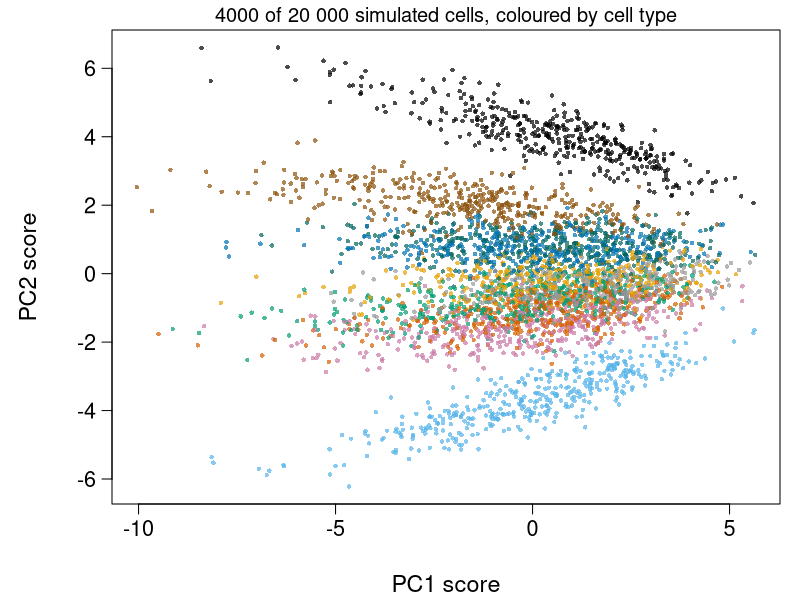
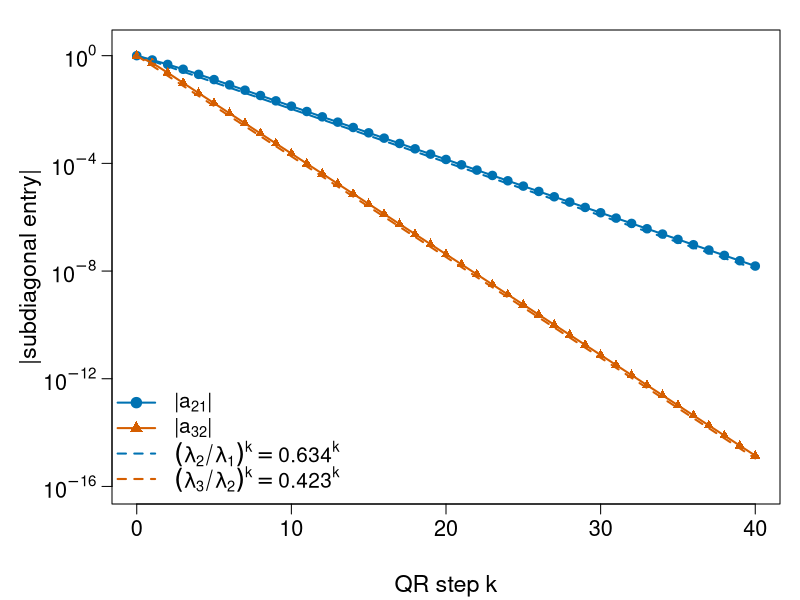
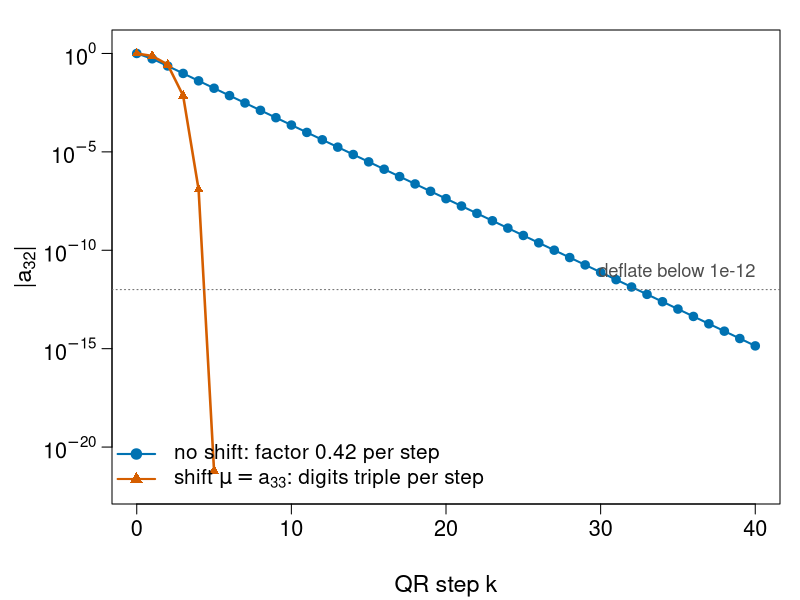
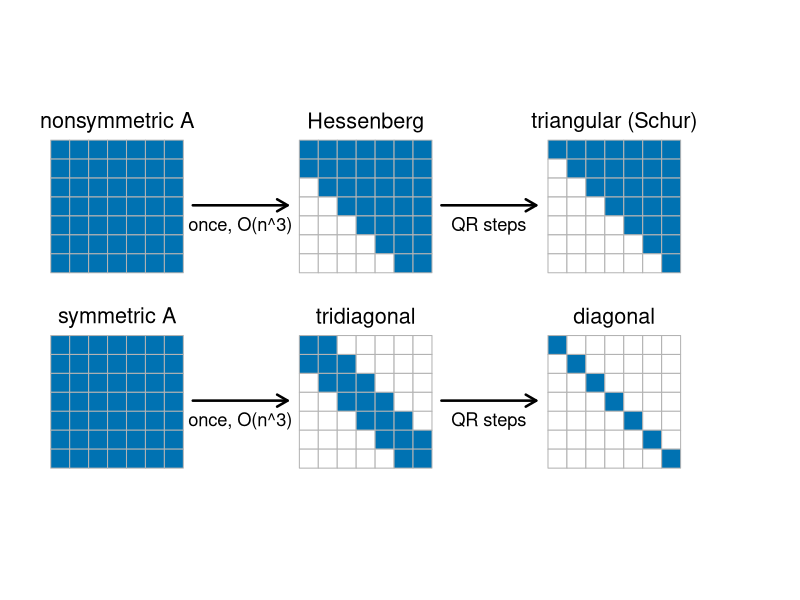
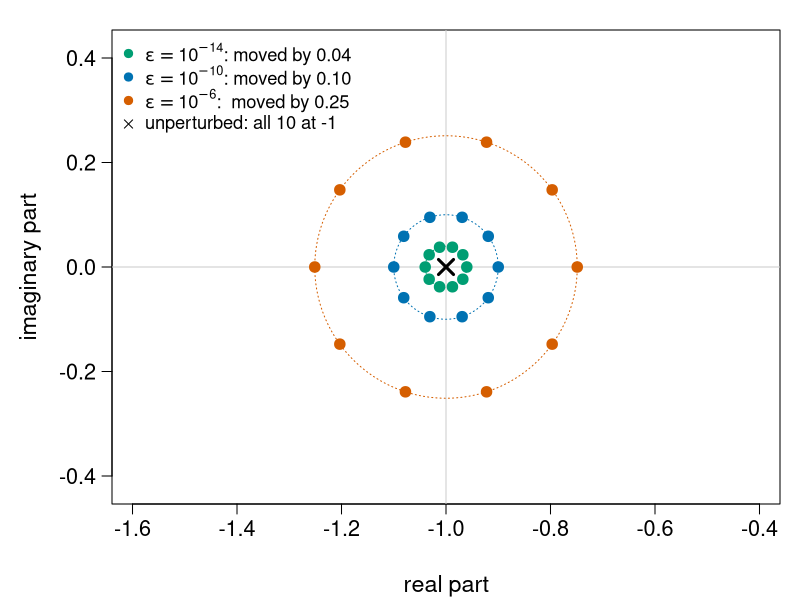
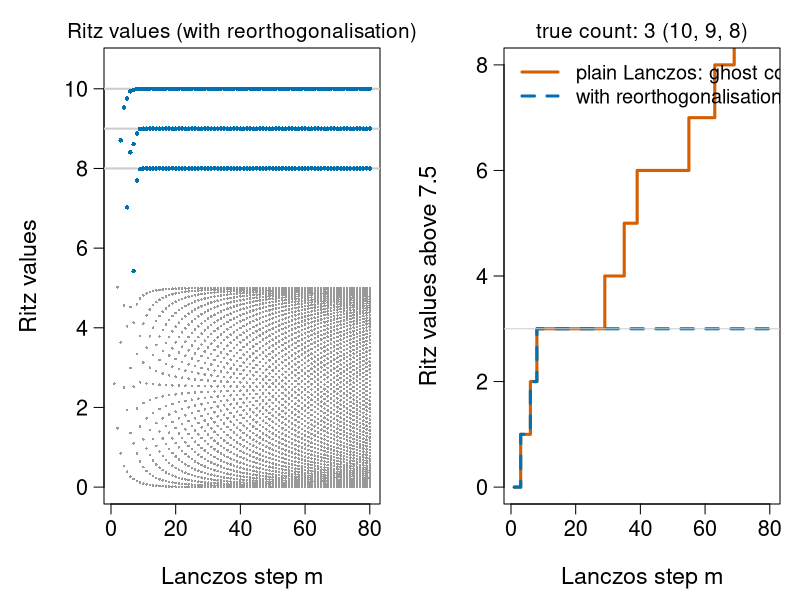
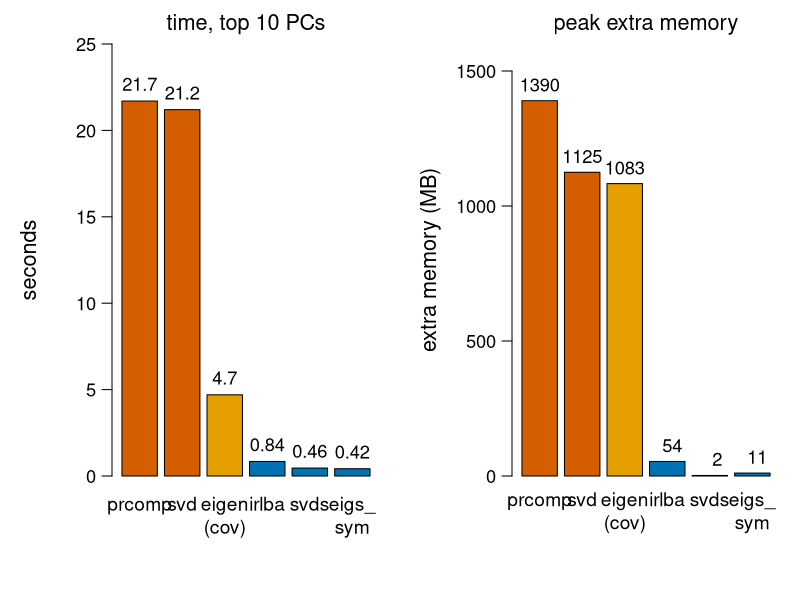

These figures' R source, in order:
# Figures for the eigen-algorithms/ unit ("How eigen() works, and big problems").
#
# Re-run by hand from this folder (it is NOT run by `quarto render`):
#   cd eigen-algorithms && Rscript make-eigen-algorithms-figs.R
#
# Base R graphics only (grDevices::svg) plus the Matrix and irlba packages.
# Colours are Okabe-Ito (colour-blind safe). Makes:
#   fig01-pca-cells.svg       PC1 vs PC2 of the simulated 20 000-cell matrix
#   fig02-qr-convergence.svg  subdiagonal entries of the QR algorithm vs (lambda ratio)^k
#   fig03-shifts.svg          last subdiagonal entry: unshifted vs shifted QR
#   fig04-structure.svg       full -> Hessenberg -> triangular; symmetric -> tridiagonal -> diagonal
#   fig05-sensitivity.svg     eigenvalues of a perturbed transit-compartment chain
#   fig06-lanczos.svg         Ritz values against Lanczos step, with and without reorthogonalisation
#   fig07-pca-cost.svg        time and extra memory of full and truncated PCA (measured numbers)
#
# fig07 uses timings measured once (single-threaded OpenBLAS, R 4.6, one desktop
# machine; /usr/bin/time for peak memory). They are typed in below, not re-measured.

suppressMessages({ library(Matrix); library(irlba) })

oi <- c(orange = "#E69F00", sky = "#56B4E9", green = "#009E73",
        yellow = "#F0E442", blue = "#0072B2", red = "#D55E00",
        purple = "#CC79A7", grey = "#999999", black = "#000000")

fig <- function(file, w = 9, h = 5.2, expr) {
  svg(file, width = w, height = h)
  par(mar = c(4.8, 5.6, 1.5, 1), las = 1, mgp = c(3.6, 0.8, 0),
      cex.lab = 1.4, cex.axis = 1.3)
  expr
  invisible(dev.off())
}
logaxis <- function(side, pw) axis(side, at = 10^pw, labels = parse(text = paste0("10^", pw)))

## ---- the simulated single-cell matrix (same code as exercise C6) -------------

simulate_cells <- function(n_cells = 20000, n_genes = 2000, n_types = 10, seed = 1) {
  set.seed(seed)
  base <- rgamma(n_genes, shape = 0.3, rate = 2)              # mean count per gene
  fold <- matrix(2^rnorm(n_genes * n_types), n_genes, n_types) # cell-type effects
  type <- sample(n_types, n_cells, replace = TRUE)
  lib  <- rlnorm(n_cells, 0, 0.3)                              # library size factor
  lam  <- base * fold[, type] * rep(lib, each = n_genes)       # genes x cells
  counts <- matrix(rpois(length(lam), lam), n_genes, n_cells)
  list(X = Matrix(t(log1p(counts)), sparse = TRUE), type = type)  # cells x genes
}

## ---- fig01: PCA of the simulated cells ----------------------------------------

sc <- simulate_cells()
X <- sc$X; mu <- colMeans(X)
r <- irlba(X, nv = 10, center = mu)
scores <- r$u %*% diag(r$d)
set.seed(2)
show <- sample(nrow(X), 4000)
tcol <- c(oi[c("orange", "sky", "green", "blue", "red", "purple", "black", "grey")],
          "#8C510A", "#01665E")
fig("fig01-pca-cells.svg", w = 7.5, h = 6, expr = {
  plot(scores[show, 1], scores[show, 2], pch = 16, cex = 0.6,
       col = adjustcolor(tcol[sc$type[show]], 0.7),
       xlab = "PC1 score", ylab = "PC2 score")
  mtext("4000 of 20 000 simulated cells, coloured by cell type", 3, 0.2, cex = 1.2)
})

## ---- fig02: convergence of the unshifted QR algorithm ---------------------------

A <- matrix(c(4, 1, 0, 1, 3, 1, 0, 1, 2), 3)
lam <- eigen(A)$values
K <- 40
sub <- matrix(NA, K + 1, 2)
Ak <- A
sub[1, ] <- abs(c(Ak[2, 1], Ak[3, 2]))
for (k in 1:K) {
  f <- qr(Ak); Ak <- qr.R(f) %*% qr.Q(f)
  sub[k + 1, ] <- abs(c(Ak[2, 1], Ak[3, 2]))
}
fig("fig02-qr-convergence.svg", expr = {
  plot(0:K, sub[, 1], log = "y", type = "o", pch = 19, col = oi["blue"], lwd = 2,
       ylim = c(1e-16, 2), yaxt = "n", xlab = "QR step k", ylab = "|subdiagonal entry|")
  logaxis(2, seq(-16, 0, 4))
  lines(0:K, sub[, 2], type = "o", pch = 17, col = oi["red"], lwd = 2)
  lines(0:K, (lam[2] / lam[1])^(0:K), lty = 2, lwd = 2, col = oi["blue"])
  lines(0:K, (lam[3] / lam[2])^(0:K), lty = 2, lwd = 2, col = oi["red"])
  legend("bottomleft", c(expression("|" * a[21] * "|"), expression("|" * a[32] * "|"),
                         expression((lambda[2] / lambda[1])^k == 0.634^k),
                         expression((lambda[3] / lambda[2])^k == 0.423^k)),
         col = oi[c("blue", "red", "blue", "red")], pch = c(19, 17, NA, NA),
         lty = c(1, 1, 2, 2), lwd = 2, bty = "n", cex = 1.25)
})

## ---- fig03: shifted vs unshifted, last subdiagonal entry --------------------------

last_sub <- function(A, shift, K) {
  out <- numeric(K + 1); n <- nrow(A)
  out[1] <- abs(A[n, n - 1])
  for (k in 1:K) {
    mu <- if (shift) A[n, n] else 0
    f <- qr(A - mu * diag(n)); A <- qr.R(f) %*% qr.Q(f) + mu * diag(n)
    out[k + 1] <- max(abs(A[n, n - 1]), 1e-300)
  }
  out
}
u <- last_sub(A, FALSE, 40)
s <- last_sub(A, TRUE, 5)
fig("fig03-shifts.svg", expr = {
  plot(0:40, u, log = "y", type = "o", pch = 19, col = oi["blue"], lwd = 2,
       ylim = c(1e-22, 2), yaxt = "n", xlab = "QR step k",
       ylab = expression("|" * a[32] * "|"))
  logaxis(2, seq(-20, 0, 5))
  lines(0:5, s, type = "o", pch = 17, col = oi["red"], lwd = 2.5)
  abline(h = 1e-12, lty = 3, col = "grey40")
  text(40, 1e-11, "deflate below 1e-12", adj = 1, cex = 1.1, col = "grey30")
  legend("bottomleft", c("no shift: factor 0.42 per step",
                         expression("shift " * mu == a[33] * ": digits triple per step")),
         col = oi[c("blue", "red")], pch = c(19, 17), lwd = 2, bty = "n", cex = 1.25)
})

## ---- fig04: matrix structure along the way ------------------------------------

draw_mat <- function(x0, y0, pat, title) {
  n <- nrow(pat); sz <- 0.32
  for (i in 1:n) for (j in 1:n) {
    col <- if (pat[i, j]) oi["blue"] else "white"
    rect(x0 + (j - 1) * sz, y0 - i * sz, x0 + j * sz, y0 - (i - 1) * sz,
         col = col, border = "grey70")
  }
  text(x0 + n * sz / 2, y0 + 0.3, title, cex = 1.3)
}
n <- 7
full <- matrix(TRUE, n, n)
hess <- outer(1:n, 1:n, function(i, j) i <= j + 1)
tri  <- outer(1:n, 1:n, function(i, j) i <= j)
tridiag <- outer(1:n, 1:n, function(i, j) abs(i - j) <= 1)
dg <- diag(n) == 1
svg("fig04-structure.svg", width = 12, height = 6)
par(mar = c(0.5, 0.5, 0.5, 0.5))
plot(NA, xlim = c(0, 12.2), ylim = c(-6.2, 0.8), axes = FALSE, xlab = "", ylab = "", asp = 1)
draw_mat(0.2, 0, full, "nonsymmetric A")
draw_mat(4.4, 0, hess, "Hessenberg")
draw_mat(8.6, 0, tri, "triangular (Schur)")
draw_mat(0.2, -3.3, full, "symmetric A")
draw_mat(4.4, -3.3, tridiag, "tridiagonal")
draw_mat(8.6, -3.3, dg, "diagonal")
for (y in c(-1.1, -4.4)) {
  arrows(2.6, y, 4.2, y, lwd = 2.5, length = 0.12)
  arrows(6.8, y, 8.4, y, lwd = 2.5, length = 0.12)
  text(3.4, y - 0.35, "once, O(n^3)", cex = 1.1)
  text(7.6, y - 0.35, "QR steps", cex = 1.1)
}
invisible(dev.off())

## ---- fig05: sensitivity of the transit-compartment chain --------------------------

nch <- 10
chain <- diag(-1, nch); chain[cbind(2:nch, 1:(nch - 1))] <- 1
eps_list <- c(1e-14, 1e-10, 1e-6)
ecol <- oi[c("green", "blue", "red")]
fig("fig05-sensitivity.svg", w = 7.5, h = 6.2, expr = {
  par(mar = c(4.8, 5.6, 1.5, 1))
  plot(NA, xlim = c(-1.5, -0.5), ylim = c(-0.42, 0.42), asp = 1,
       xlab = "real part", ylab = "imaginary part")
  abline(h = 0, v = -1, col = "grey80")
  th <- seq(0, 2 * pi, length.out = 200)
  for (i in seq_along(eps_list)) {
    Kp <- chain; Kp[1, nch] <- eps_list[i]
    ev <- eigen(Kp, only.values = TRUE)$values
    rad <- eps_list[i]^(1 / nch)
    lines(-1 + rad * cos(th), rad * sin(th), col = ecol[i], lty = 3)
    points(Re(ev), Im(ev), pch = 19, cex = 1.4, col = ecol[i])
  }
  points(-1, 0, pch = 4, cex = 2, lwd = 3)
  legend("topleft", c(expression(epsilon == 10^-14 * ": moved by 0.04"),
                      expression(epsilon == 10^-10 * ": moved by 0.10"),
                      expression(epsilon == 10^-6 * ":  moved by 0.25"),
                      "unperturbed: all 10 at -1"),
         col = c(ecol, "black"), pch = c(19, 19, 19, 4), bty = "n", cex = 1.1)
})

## ---- fig06: Lanczos Ritz values --------------------------------------------------

lanczos <- function(Afun, n, m, reorth = FALSE) {
  Q <- matrix(0, n, m); alpha <- beta <- numeric(m)
  q <- rep(1, n) / sqrt(n); q_old <- 0; b <- 0
  for (j in 1:m) {
    Q[, j] <- q
    w <- Afun(q) - b * q_old
    alpha[j] <- sum(w * q)
    w <- w - alpha[j] * q
    if (reorth) w <- w - Q[, 1:j] %*% crossprod(Q[, 1:j], w)
    b <- sqrt(sum(w^2)); beta[j] <- b
    q_old <- q; q <- as.vector(w) / b
  }
  list(alpha = alpha, beta = beta)
}
ritz <- function(L, m) {
  T <- diag(L$alpha[1:m], m)
  if (m > 1) T[cbind(2:m, 1:(m - 1))] <- T[cbind(1:(m - 1), 2:m)] <- L$beta[1:(m - 1)]
  eigen(T, symmetric = TRUE, only.values = TRUE)$values
}
spec <- c(10, 9, 8, seq(0, 5, length.out = 197))
M <- 80
Lp <- lanczos(function(v) spec * v, 200, M)
Lr <- lanczos(function(v) spec * v, 200, M, reorth = TRUE)
panel <- function(L, title) {
  plot(NA, xlim = c(1, M), ylim = c(0, 10.6), xlab = "Lanczos step m", ylab = "Ritz values")
  abline(h = c(10, 9, 8), col = "grey80", lwd = 2)
  for (m in 1:M) {
    rv <- ritz(L, m)
    top <- rv[rv > 5.2]
    points(rep(m, length(rv)), rv, pch = 16, cex = 0.35, col = oi["grey"])
    points(rep(m, length(top)), top, pch = 16, cex = 0.6, col = oi["blue"])
  }
  mtext(title, 3, 0.3, cex = 1.25)
}
count_top <- function(L) sapply(1:M, function(m) sum(ritz(L, m) > 7.5))
svg("fig06-lanczos.svg", width = 12, height = 5.2)
par(mfrow = c(1, 2), mar = c(4.8, 5.2, 2.4, 1), las = 1, mgp = c(3.2, 0.8, 0),
    cex.lab = 1.4, cex.axis = 1.3)
panel(Lr, "Ritz values (with reorthogonalisation)")
plot(1:M, count_top(Lp), type = "s", lwd = 3, col = oi["red"], ylim = c(0, 8),
     xlab = "Lanczos step m", ylab = "Ritz values above 7.5")
lines(1:M, count_top(Lr), type = "s", lwd = 3, col = oi["blue"], lty = 2)
abline(h = 3, col = "grey80")
legend("topleft", c("plain Lanczos: ghost copies", "with reorthogonalisation"),
       col = oi[c("red", "blue")], lty = c(1, 2), lwd = 3, bty = "n", cex = 1.2)
mtext("true count: 3 (10, 9, 8)", 3, 0.3, cex = 1.25)
invisible(dev.off())

## ---- fig07: cost of full vs truncated PCA (measured, see header) -------------------

meth <- c("prcomp", "svd", "eigen\n(cov)", "irlba", "svds", "eigs_\nsym")
secs <- c(21.7, 21.2, 4.7, 0.84, 0.46, 0.42)
mb   <- c(1390, 1125, 1083, 54, 2, 11)   # peak RSS minus 230 MB baseline (R + data)
bcol <- oi[c("red", "red", "orange", "blue", "blue", "blue")]
svg("fig07-pca-cost.svg", width = 12, height = 5)
par(mfrow = c(1, 2), mar = c(6.2, 5.6, 2.2, 1), las = 1, mgp = c(3.6, 0.8, 0),
    cex.lab = 1.3, cex.axis = 1.1)
bp <- barplot(secs, col = bcol, ylab = "seconds", names.arg = rep("", 6), ylim = c(0, 25))
text(bp, -1.2, meth, xpd = TRUE, adj = c(0.5, 1), cex = 1.15)
text(bp, secs + 1, formatC(secs, format = "fg"), cex = 1.1)
mtext("time, top 10 PCs", 3, 0.5, cex = 1.3)
bp <- barplot(mb, col = bcol, ylab = "extra memory (MB)", names.arg = rep("", 6), ylim = c(0, 1600))
text(bp, -60, meth, xpd = TRUE, adj = c(0.5, 1), cex = 1.15)
text(bp, mb + 60, format(mb), cex = 1.1)
mtext("peak extra memory", 3, 0.5, cex = 1.3)
invisible(dev.off())
